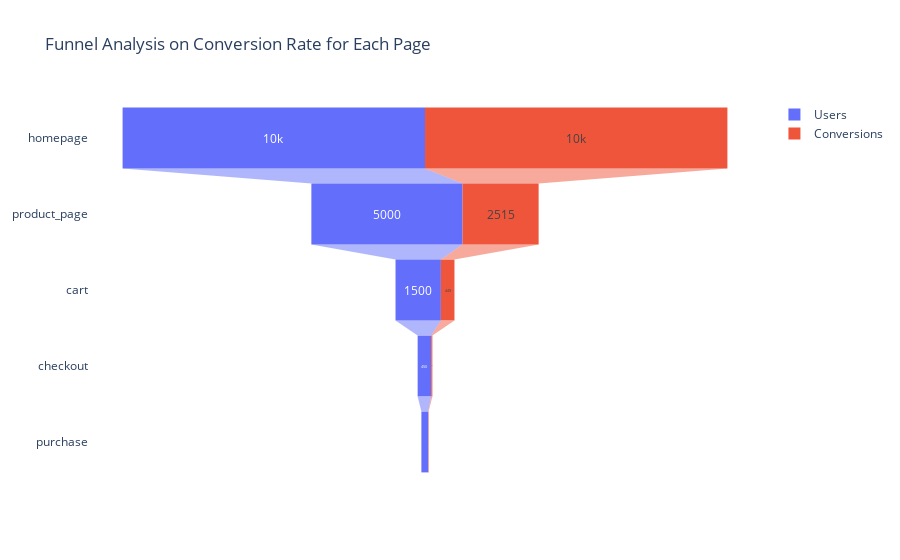

This figure's notebook cell:
### Code cell
# creating a funnel chart

fig = go.Figure(go.Funnel(
        x=num_users,
        y=funnel_stages,
        name='Users',
        textposition='inside'))

fig.add_trace(go.Funnel(
        x=num_conversions,
        y=funnel_stages,
        name='Conversions',
        textposition='inside'))

fig.update_layout(
    title='Funnel Analysis on Conversion Rate for Each Page',
    funnelmode='stack')

fig.show()

### Figure 1 — Plotly figure (JSON) as saved in the notebook; plotly's stock layout.template omitted (floating-point values rounded to 4 significant figures)
{"data": [{"name": "Users", "textposition": "inside", "type": "funnel", "x": [10000, 5000, 1500, 450, 225], "y": ["homepage", "product_page", "cart", "checkout", "purchase"]}, {"name": "Conversions", "textposition": "inside", "type": "funnel", "x": [10000, 2515, 449, 36, 14], "y": ["homepage", "product_page", "cart", "checkout", "purchase"]}], "layout": {"funnelmode": "stack", "title": {"text": "Funnel Analysis on Conversion Rate for Each Page"}}}
